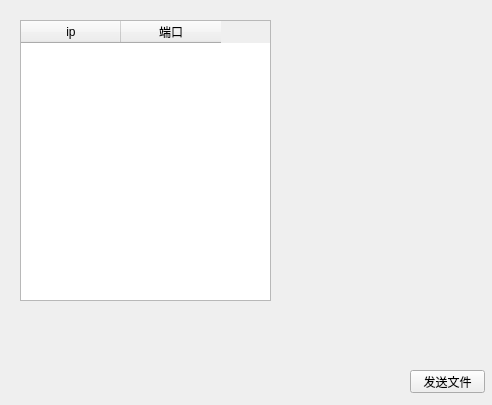
<?xml version="1.0" encoding="UTF-8"?>
<ui version="4.0">
 <class>WAN_send</class>
 <widget class="QWidget" name="WAN_send">
  <property name="geometry">
   <rect>
    <x>0</x>
    <y>0</y>
    <width>492</width>
    <height>405</height>
   </rect>
  </property>
  <property name="windowTitle">
   <string>Form</string>
  </property>
  <widget class="QPushButton" name="sendfileButton">
   <property name="geometry">
    <rect>
     <x>410</x>
     <y>370</y>
     <width>75</width>
     <height>23</height>
    </rect>
   </property>
   <property name="text">
    <string>发送文件</string>
   </property>
  </widget>
  <widget class="QTableWidget" name="tableWidget">
   <property name="geometry">
    <rect>
     <x>20</x>
     <y>20</y>
     <width>251</width>
     <height>281</height>
    </rect>
   </property>
   <column>
    <property name="text">
     <string>ip</string>
    </property>
   </column>
   <column>
    <property name="text">
     <string>端口</string>
    </property>
   </column>
  </widget>
 </widget>
 <resources/>
 <connections/>
</ui>
